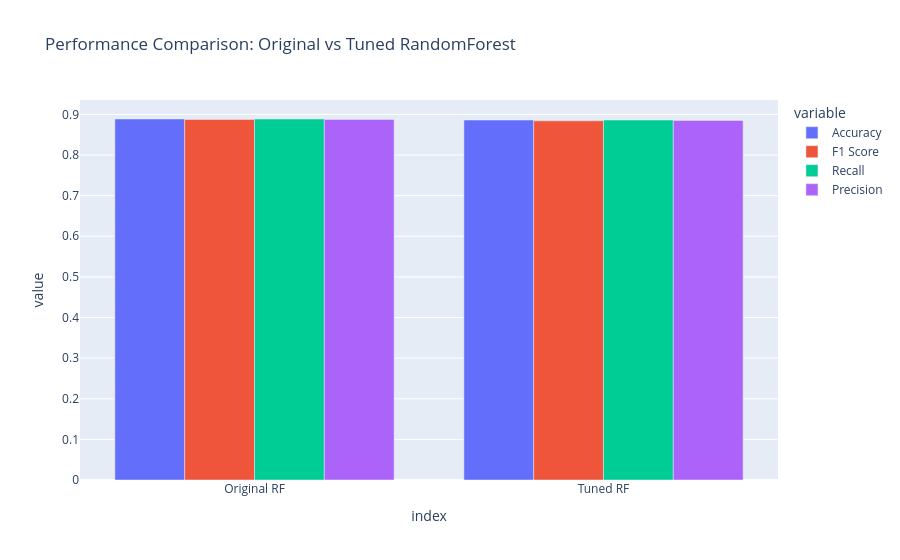

The code cell stored with this chart in its notebook:
### Markdown cell above
Observation : The tuning of the Random Forest model is conducted using RandomizedSearchCV by testing possibly many combinations of the values for the parameters of the random forest model while utilizing a 5-fold cross-validation technique.

### Code cell
from sklearn.metrics import accuracy_score, f1_score, recall_score, precision_score

rf_original = RandomForestClassifier(random_state=42)
rf_original.fit(X_train, y_train)
y_pred_original = rf_original.predict(X_test)

y_pred_tuned = rf_tuner.predict(X_test)

def evaluate_model(y_true, y_pred):
    return {
        "Accuracy": accuracy_score(y_true, y_pred),
        "F1 Score": f1_score(y_true, y_pred, average="weighted"),
        "Recall": recall_score(y_true, y_pred, average="weighted"),
        "Precision": precision_score(y_true, y_pred, average="weighted"),
    }

original_rf_metrics = evaluate_model(y_test, y_pred_original)
tuned_rf_metrics = evaluate_model(y_test, y_pred_tuned)

performance_df = pd.DataFrame({"Original RF": original_rf_metrics, "Tuned RF": tuned_rf_metrics})

print("Model Performance Comparison (Original vs Tuned RandomForest):")
display(performance_df)

import plotly.express as px
fig = px.bar(
    performance_df.T,
    barmode="group",
    title="Performance Comparison: Original vs Tuned RandomForest",
)
fig.show()

### Figure 1 — Plotly figure (JSON) as saved in the notebook; plotly's stock layout.template omitted (floating-point values rounded to 4 significant figures)
{"data": [{"alignmentgroup": "True", "hovertemplate": "variable=Accuracy<br>index=%{x}<br>value=%{y}<extra></extra>", "legendgroup": "Accuracy", "marker": {"color": "#636efa", "pattern": {"shape": ""}}, "name": "Accuracy", "offsetgroup": "Accuracy", "orientation": "v", "showlegend": true, "textposition": "auto", "type": "bar", "x": ["Original RF", "Tuned RF"], "xaxis": "x", "y": [0.8887, 0.886], "yaxis": "y"}, {"alignmentgroup": "True", "hovertemplate": "variable=F1 Score<br>index=%{x}<br>value=%{y}<extra></extra>", "legendgroup": "F1 Score", "marker": {"color": "#EF553B", "pattern": {"shape": ""}}, "name": "F1 Score", "offsetgroup": "F1 Score", "orientation": "v", "showlegend": true, "textposition": "auto", "type": "bar", "x": ["Original RF", "Tuned RF"], "xaxis": "x", "y": [0.8874, 0.8841], "yaxis": "y"}, {"alignmentgroup": "True", "hovertemplate": "variable=Recall<br>index=%{x}<br>value=%{y}<extra></extra>", "legendgroup": "Recall", "marker": {"color": "#00cc96", "pattern": {"shape": ""}}, "name": "Recall", "offsetgroup": "Recall", "orientation": "v", "showlegend": true, "textposition": "auto", "type": "bar", "x": ["Original RF", "Tuned RF"], "xaxis": "x", "y": [0.8887, 0.886], "yaxis": "y"}, {"alignmentgroup": "True", "hovertemplate": "variable=Precision<br>index=%{x}<br>value=%{y}<extra></extra>", "legendgroup": "Precision", "marker": {"color": "#ab63fa", "pattern": {"shape": ""}}, "name": "Precision", "offsetgroup": "Precision", "orientation": "v", "showlegend": true, "textposition": "auto", "type": "bar", "x": ["Original RF", "Tuned RF"], "xaxis": "x", "y": [0.8876, 0.8853], "yaxis": "y"}], "layout": {"barmode": "group", "legend": {"title": {"text": "variable"}, "tracegroupgap": 0}, "title": {"text": "Performance Comparison: Original vs Tuned RandomForest"}, "xaxis": {"anchor": "y", "domain": [0, 1], "title": {"text": "index"}}, "yaxis": {"anchor": "x", "domain": [0, 1], "title": {"text": "value"}}}}
